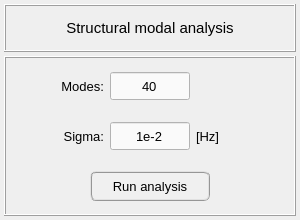
<?xml version="1.0" encoding="UTF-8"?>
<ui version="4.0">
 <class>Dialog</class>
 <widget class="QDialog" name="Dialog">
  <property name="windowModality">
   <enum>Qt::NonModal</enum>
  </property>
  <property name="geometry">
   <rect>
    <x>0</x>
    <y>0</y>
    <width>300</width>
    <height>220</height>
   </rect>
  </property>
  <property name="sizePolicy">
   <sizepolicy hsizetype="Fixed" vsizetype="Fixed">
    <horstretch>0</horstretch>
    <verstretch>0</verstretch>
   </sizepolicy>
  </property>
  <property name="minimumSize">
   <size>
    <width>300</width>
    <height>220</height>
   </size>
  </property>
  <property name="maximumSize">
   <size>
    <width>300</width>
    <height>220</height>
   </size>
  </property>
  <property name="contextMenuPolicy">
   <enum>Qt::DefaultContextMenu</enum>
  </property>
  <property name="windowTitle">
   <string>Modal analysis setup</string>
  </property>
  <property name="windowIcon">
   <iconset>
    <normaloff>../../../../../../Downloads/load - Copia.png</normaloff>../../../../../../Downloads/load - Copia.png</iconset>
  </property>
  <property name="whatsThis">
   <string/>
  </property>
  <layout class="QGridLayout" name="gridLayout">
   <property name="leftMargin">
    <number>4</number>
   </property>
   <property name="topMargin">
    <number>4</number>
   </property>
   <property name="rightMargin">
    <number>4</number>
   </property>
   <property name="bottomMargin">
    <number>4</number>
   </property>
   <property name="spacing">
    <number>4</number>
   </property>
   <item row="0" column="0">
    <widget class="QFrame" name="frame_title">
     <property name="minimumSize">
      <size>
       <width>0</width>
       <height>48</height>
      </size>
     </property>
     <property name="maximumSize">
      <size>
       <width>16777215</width>
       <height>48</height>
      </size>
     </property>
     <property name="font">
      <font>
       <family>Arial</family>
       <pointsize>12</pointsize>
       <weight>75</weight>
       <bold>true</bold>
      </font>
     </property>
     <property name="frameShape">
      <enum>QFrame::Box</enum>
     </property>
     <property name="frameShadow">
      <enum>QFrame::Raised</enum>
     </property>
     <property name="lineWidth">
      <number>1</number>
     </property>
     <layout class="QGridLayout" name="gridLayout_2">
      <property name="leftMargin">
       <number>0</number>
      </property>
      <property name="topMargin">
       <number>0</number>
      </property>
      <property name="rightMargin">
       <number>0</number>
      </property>
      <property name="bottomMargin">
       <number>0</number>
      </property>
      <property name="spacing">
       <number>0</number>
      </property>
      <item row="0" column="0">
       <widget class="QLabel" name="label_title">
        <property name="font">
         <font>
          <family>MS Shell Dlg 2</family>
          <pointsize>11</pointsize>
          <weight>50</weight>
          <italic>false</italic>
          <bold>false</bold>
         </font>
        </property>
        <property name="text">
         <string>Structural modal analysis</string>
        </property>
        <property name="textFormat">
         <enum>Qt::AutoText</enum>
        </property>
        <property name="alignment">
         <set>Qt::AlignCenter</set>
        </property>
       </widget>
      </item>
     </layout>
    </widget>
   </item>
   <item row="1" column="0">
    <widget class="QFrame" name="frame_main">
     <property name="frameShape">
      <enum>QFrame::Box</enum>
     </property>
     <property name="frameShadow">
      <enum>QFrame::Raised</enum>
     </property>
     <layout class="QGridLayout" name="gridLayout_3">
      <property name="leftMargin">
       <number>4</number>
      </property>
      <property name="topMargin">
       <number>4</number>
      </property>
      <property name="rightMargin">
       <number>4</number>
      </property>
      <property name="bottomMargin">
       <number>4</number>
      </property>
      <item row="0" column="0">
       <widget class="QFrame" name="frame_modes">
        <property name="minimumSize">
         <size>
          <width>0</width>
          <height>40</height>
         </size>
        </property>
        <property name="maximumSize">
         <size>
          <width>16777215</width>
          <height>40</height>
         </size>
        </property>
        <property name="frameShape">
         <enum>QFrame::NoFrame</enum>
        </property>
        <property name="frameShadow">
         <enum>QFrame::Raised</enum>
        </property>
        <layout class="QGridLayout" name="gridLayout_12">
         <property name="leftMargin">
          <number>0</number>
         </property>
         <property name="topMargin">
          <number>0</number>
         </property>
         <property name="rightMargin">
          <number>0</number>
         </property>
         <property name="bottomMargin">
          <number>0</number>
         </property>
         <item row="0" column="0">
          <spacer name="horizontalSpacer_3">
           <property name="orientation">
            <enum>Qt::Horizontal</enum>
           </property>
           <property name="sizeHint" stdset="0">
            <size>
             <width>40</width>
             <height>20</height>
            </size>
           </property>
          </spacer>
         </item>
         <item row="0" column="4">
          <spacer name="horizontalSpacer_4">
           <property name="orientation">
            <enum>Qt::Horizontal</enum>
           </property>
           <property name="sizeHint" stdset="0">
            <size>
             <width>40</width>
             <height>20</height>
            </size>
           </property>
          </spacer>
         </item>
         <item row="0" column="1">
          <widget class="QLabel" name="label_modes">
           <property name="minimumSize">
            <size>
             <width>60</width>
             <height>28</height>
            </size>
           </property>
           <property name="maximumSize">
            <size>
             <width>60</width>
             <height>28</height>
            </size>
           </property>
           <property name="font">
            <font>
             <pointsize>10</pointsize>
            </font>
           </property>
           <property name="text">
            <string>Modes:</string>
           </property>
           <property name="alignment">
            <set>Qt::AlignRight|Qt::AlignTrailing|Qt::AlignVCenter</set>
           </property>
          </widget>
         </item>
         <item row="0" column="2">
          <widget class="QLineEdit" name="lineEdit_number_modes">
           <property name="minimumSize">
            <size>
             <width>80</width>
             <height>28</height>
            </size>
           </property>
           <property name="maximumSize">
            <size>
             <width>80</width>
             <height>28</height>
            </size>
           </property>
           <property name="font">
            <font>
             <pointsize>10</pointsize>
            </font>
           </property>
           <property name="toolTip">
            <string>&lt;html&gt;&lt;head/&gt;&lt;body&gt;&lt;p&gt;Number of modes to find in acoustic modal analysis&lt;/p&gt;&lt;/body&gt;&lt;/html&gt;</string>
           </property>
           <property name="styleSheet">
            <string notr="true">QLineEdit{color: rgb(0, 0, 0); background-color: rgb(250, 250, 250)}
QLineEdit:disabled{color: rgb(100, 100, 100); background-color: rgb(240, 240, 240)}</string>
           </property>
           <property name="text">
            <string>40</string>
           </property>
           <property name="alignment">
            <set>Qt::AlignCenter</set>
           </property>
          </widget>
         </item>
         <item row="0" column="3">
          <widget class="QLabel" name="label_spacing">
           <property name="minimumSize">
            <size>
             <width>60</width>
             <height>28</height>
            </size>
           </property>
           <property name="maximumSize">
            <size>
             <width>60</width>
             <height>28</height>
            </size>
           </property>
           <property name="font">
            <font>
             <pointsize>10</pointsize>
            </font>
           </property>
           <property name="text">
            <string/>
           </property>
           <property name="alignment">
            <set>Qt::AlignRight|Qt::AlignTrailing|Qt::AlignVCenter</set>
           </property>
          </widget>
         </item>
        </layout>
       </widget>
      </item>
      <item row="1" column="0">
       <widget class="QFrame" name="frame_sigma">
        <property name="minimumSize">
         <size>
          <width>0</width>
          <height>40</height>
         </size>
        </property>
        <property name="maximumSize">
         <size>
          <width>16777215</width>
          <height>40</height>
         </size>
        </property>
        <property name="frameShape">
         <enum>QFrame::NoFrame</enum>
        </property>
        <property name="frameShadow">
         <enum>QFrame::Raised</enum>
        </property>
        <layout class="QGridLayout" name="gridLayout_4">
         <property name="leftMargin">
          <number>0</number>
         </property>
         <property name="topMargin">
          <number>0</number>
         </property>
         <property name="rightMargin">
          <number>0</number>
         </property>
         <property name="bottomMargin">
          <number>0</number>
         </property>
         <item row="0" column="0">
          <spacer name="horizontalSpacer">
           <property name="orientation">
            <enum>Qt::Horizontal</enum>
           </property>
           <property name="sizeHint" stdset="0">
            <size>
             <width>40</width>
             <height>20</height>
            </size>
           </property>
          </spacer>
         </item>
         <item row="0" column="3">
          <widget class="QLabel" name="label_sigma_unit">
           <property name="minimumSize">
            <size>
             <width>60</width>
             <height>28</height>
            </size>
           </property>
           <property name="maximumSize">
            <size>
             <width>60</width>
             <height>28</height>
            </size>
           </property>
           <property name="font">
            <font>
             <pointsize>10</pointsize>
            </font>
           </property>
           <property name="text">
            <string>[Hz]</string>
           </property>
           <property name="alignment">
            <set>Qt::AlignLeading|Qt::AlignLeft|Qt::AlignVCenter</set>
           </property>
          </widget>
         </item>
         <item row="0" column="1">
          <widget class="QLabel" name="label_sigma">
           <property name="minimumSize">
            <size>
             <width>60</width>
             <height>28</height>
            </size>
           </property>
           <property name="maximumSize">
            <size>
             <width>60</width>
             <height>28</height>
            </size>
           </property>
           <property name="font">
            <font>
             <pointsize>10</pointsize>
            </font>
           </property>
           <property name="text">
            <string>Sigma:</string>
           </property>
           <property name="alignment">
            <set>Qt::AlignRight|Qt::AlignTrailing|Qt::AlignVCenter</set>
           </property>
          </widget>
         </item>
         <item row="0" column="2">
          <widget class="QLineEdit" name="lineEdit_input_sigma_factor">
           <property name="minimumSize">
            <size>
             <width>80</width>
             <height>28</height>
            </size>
           </property>
           <property name="maximumSize">
            <size>
             <width>80</width>
             <height>28</height>
            </size>
           </property>
           <property name="font">
            <font>
             <pointsize>10</pointsize>
            </font>
           </property>
           <property name="toolTip">
            <string>&lt;html&gt;&lt;head/&gt;&lt;body&gt;&lt;p&gt;This parameter allows to find eigenvalues near 'Sigma' value using shift-invert mode.&lt;/p&gt;&lt;p&gt;&amp;gt; See scipy.sparse.linalg.eigs for more details.&lt;/p&gt;&lt;/body&gt;&lt;/html&gt;</string>
           </property>
           <property name="styleSheet">
            <string notr="true">QLineEdit{color: rgb(0, 0, 0); background-color: rgb(250, 250, 250)}
QLineEdit:disabled{color: rgb(100, 100, 100); background-color: rgb(240, 240, 240)}</string>
           </property>
           <property name="text">
            <string>1e-2</string>
           </property>
           <property name="alignment">
            <set>Qt::AlignCenter</set>
           </property>
          </widget>
         </item>
         <item row="0" column="4">
          <spacer name="horizontalSpacer_2">
           <property name="orientation">
            <enum>Qt::Horizontal</enum>
           </property>
           <property name="sizeHint" stdset="0">
            <size>
             <width>40</width>
             <height>20</height>
            </size>
           </property>
          </spacer>
         </item>
        </layout>
       </widget>
      </item>
      <item row="2" column="0">
       <widget class="QFrame" name="frame_button">
        <property name="minimumSize">
         <size>
          <width>0</width>
          <height>40</height>
         </size>
        </property>
        <property name="maximumSize">
         <size>
          <width>16777215</width>
          <height>40</height>
         </size>
        </property>
        <property name="frameShape">
         <enum>QFrame::NoFrame</enum>
        </property>
        <property name="frameShadow">
         <enum>QFrame::Raised</enum>
        </property>
        <layout class="QGridLayout" name="gridLayout_11">
         <property name="leftMargin">
          <number>0</number>
         </property>
         <property name="topMargin">
          <number>0</number>
         </property>
         <property name="rightMargin">
          <number>0</number>
         </property>
         <property name="bottomMargin">
          <number>0</number>
         </property>
         <item row="0" column="0">
          <widget class="QPushButton" name="pushButton_run_analysis">
           <property name="minimumSize">
            <size>
             <width>120</width>
             <height>30</height>
            </size>
           </property>
           <property name="maximumSize">
            <size>
             <width>120</width>
             <height>30</height>
            </size>
           </property>
           <property name="font">
            <font>
             <pointsize>10</pointsize>
            </font>
           </property>
           <property name="styleSheet">
            <string notr="true">QPushButton{border-radius: 6px; border-color: rgb(150, 150, 150); border-style: ridge; border-width: 2px; color: rgb(0, 0, 0); background-color: rgb(240, 240, 240)}
QPushButton:hover{border-radius: 6px; border-color: rgb(0, 170, 255); border-style: ridge; border-width: 2px; color: rgb(0, 0, 0); background-color: rgba(174, 213, 255, 100)}
QPushButton:pressed{border-radius: 6px; border-color: rgb(0, 170, 255); border-style: ridge; border-width: 2px; color: rgb(0, 0, 0); background-color: rgb(174, 213, 255)}
QPushButton:disabled{border-radius: 6px; border-color: rgb(150, 150, 150); border-style: ridge; border-width: 0px; color: rgb(150,150, 150); background-color: rgb(220, 220, 220)}</string>
           </property>
           <property name="text">
            <string>Run analysis</string>
           </property>
          </widget>
         </item>
        </layout>
       </widget>
      </item>
     </layout>
    </widget>
   </item>
  </layout>
 </widget>
 <resources/>
 <connections/>
</ui>
